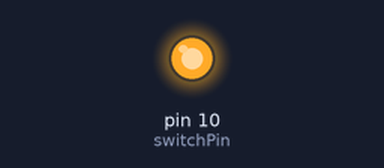
This sketch was run on a simulated Arduino Uno, built with avr-gcc and run on an emulated ATmega328P. On the bench: output pins drawn as LEDs (lit = HIGH). The modem accepts every AT command (registered, SIM ready, sends succeed) and sends nothing else; what the sketch prints to the serial monitor is not drawn.

Above: at 0.1 s.
Timing chart, 0 to 1.6 s (numbered marks = the images above):
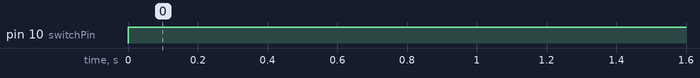

Measured:
- by itself, pin 10 (switchPin): LOW → HIGH at 0.00 s

The sketch:

CellSwitch.ino
```cpp
#include <SoftwareSerial.h>
#include "Buffer.h"
//#include <string.h>


SoftwareSerial cell(7,8);  //Create a 'fake' serial port. Pin 2 is the Rx pin, pin 3 is the Tx pin.

int onModulePin= 9;
int switchPin = 10;


//char buffer[BUF_LEN+1];  // leave room for \0
//int16_t bufPtr = -1;

//Buffer buf(&Serial);
Buffer buf(&cell);

void setup() {

  char tmp[100];

  Serial.begin(9600);
  cell.begin(9600);

  Serial.println(F("Starting CellSwitch"));

  pinMode(switchPin,OUTPUT);
  digitalWrite(switchPin,HIGH);

  //memset(buffer, '\0', BUF_LEN+1);    // Initialice the string
  //buf = Buffer(Serial);

  //Serial.println(buffer);
  //Serial.println(F("Powering on cell"));
  power_on();
  Serial.println("Power On Complete");


  readSMS(2,tmp,100);
  Serial.println("msg:");
  Serial.println(tmp);

}

void loop() {

  char *p;

  //  if (Serial.available() > 0 ) {
  //buf.pushBuf(Serial.read());
    //Serial.println(buffer);
  //}

  buf.read();

  if (buf.matchShift("+CMTI: \"SM\",")) {

    // now read until we have \r\n
    while (buf.matchCRLF() < 0) {
      buf.read();
    }

    uint8_t msgID;
    char tmp[30];
    Serial.println(buf.getStr());
    sscanf(buf.getStr(),"%d",&msgID);

    Serial.println("SMS received!");
    sprintf(tmp,"id: %d",msgID);
    Serial.println(tmp);

    readSMS(msgID,tmp,30);
    if (strcmp(tmp,"On") == 0) {
      turnOn();
    } else if (strcmp(tmp,"Off") == 0) {
      turnOff();
    }

  } else if (buf.matchShift("ON")) {
    turnOn();
  } else if (buf.matchShift("OFF")) {
    turnOff();
  }
}

void turnOn() {
  digitalWrite(switchPin,LOW);
  Serial.println("ON CMD");
}

void turnOff() {
  digitalWrite(switchPin,HIGH);
  Serial.println("OFF CMD");
}

void readSMS(int num, char * b, int maxLen) {
  char atcmd[13];
  int i,j;

  buf.flushStream();
  buf.empty();
  sprintf(atcmd,"AT+CMGR=%d",num);

  //cell.println(atcmd);
  buf.println(atcmd);

  // read echo of commandread until \r\n and shift out

  while ( !buf.match("\r\n\r\n") ) {
    buf.read();
  }

  //Serial.println("0");
  Serial.println(buf.getStr());
  buf.empty();

  // read SMS reader (do nothing iwth it for now?)

  while ( (i = buf.matchCRLF()) < 0 ) {
  //while (buf.len() < 3) {
    buf.read();
  }

  //Serial.println("1");
  Serial.println(buf.getStr());
  buf.empty();

  // read SMS message and copyread to next \r\n

  while ( (i = buf.matchCRLF()) < 0 ) {
    buf.read();
  }

  //Serial.println("2");
  Serial.println(buf.getStr());

  for (j=0; (j < i-2) && (j < maxLen); j++) {  // disregard the last two chars (\r\n)
    b[j] = buf.getChar(j);
  }
  b[i-2] = '\0';


}

void power_on(){

    uint8_t answer=0;

    // checks if the module is started
    answer = sendATcommand("AT", "OK", 2000);
    if (answer == 0)
    {
        // power on pulse
        digitalWrite(onModulePin,HIGH);
        delay(3000);
        digitalWrite(onModulePin,LOW);

        // waits for an answer from the module
        while(answer == 0){     // Send AT every two seconds and wait for the answer
            answer = sendATcommand("AT", "OK", 2000);
        }
    }

    while( (sendATcommand("AT+CREG?", "+CREG: 0,1", 500) ||
	  sendATcommand("AT+CREG?", "+CREG: 0,5", 500)) == 0 );

    sendATcommand("AT+CMGF=1","OK",5000);  // put SMS into text mode
}

int8_t sendATcommand(char* ATcommand, char* expected_answer, unsigned int timeout){

    uint8_t x=0,  answer=0;
    //char response[100];
    unsigned long previous;

    //memset(response, '\0', 100);    // Initialice the string

    delay(100);

    //while( cell.available() > 0) cell.read();    // Clean the input buffer

    buf.println(ATcommand);    // Send the AT command


    x = 0;
    previous = millis();

    // this loop waits for the answer
    do{
      buf.read();
      if (buf.matchShift(expected_answer)) {
	answer = 1;
      }
        // if there are data in the UART input buffer, reads it and checks for the asnwer
        // if(cell.available() != 0){
        //     response[x] = cell.read();
        //     x++;
        //     // check if the desired answer is in the response of the module
        //     if (strstr(response, expected_answer) != NULL)
        //     {
        //         answer = 1;
        //     }
        // }
    // Waits for the asnwer with time out
    }while((answer == 0) && ((millis() - previous) < timeout));

    buf.flushStream();
    return answer;
}

/*

+CMTI: "SM",1

at+cmgf=1  put into text mode

at+cmgr=2

+CMGR: "REC UNREAD","+16514423855","","13/09/14,06:55:39-24"

On


OK

*/
```

Buffer.cpp
```cpp
#include <HardwareSerial.h>

#include "Buffer.h"

Buffer::Buffer(Stream *ser) {
  empty();
  //bufPtr = -1;

  this->ser = ser;
}

void Buffer::empty() {
  memset(buffer,'\0',BUF_LEN+1);
  bufPtr = -1;

}

void Buffer::pushBuf(char c) {

  bufPtr++;
  if (bufPtr == BUF_LEN) {
    // copy everything over a position
    shiftBuffer();
  }
  if ( c != '\0' ) {
    buffer[bufPtr] = c;
  } else {
    buffer[bufPtr] = '-';
  }
}

void Buffer::shiftBuffer(int x) {
  for (int i=0; i < x; i++)
    shiftBuffer();
}

void Buffer::shiftBuffer() {
  // always stays null terminated
  if (bufPtr >= 0 ) {
    for (int i = 1; i < BUF_LEN+1; i++) {
      buffer[i-1] = buffer[i];
    }
    bufPtr--;
  }
}

char * Buffer::getStr() {
  return buffer;
}

bool Buffer::matchShift(char *str) {

  char * p;

  if ( (p = strstr(buffer,str)) != NULL ) {
    Serial.println(F("matchShift"));
    Serial.println(buffer);
    shiftBuffer((p-buffer) + strlen(str));
    return true;
  } else {
    return false;
  }

}

bool Buffer::match(char *str) {
  if (strstr(buffer,str) != NULL)
    return true;
  else
    return false;
}

int Buffer::matchCRLF() {
  char *p;
  p = strstr(buffer,"\r\n") ;
  if (p != NULL)
    return p-buffer+2;
  else
    return -1;

}

bool Buffer::read() {
  if (ser->available() > 0 ) {
    pushBuf(ser->read());
    return true;
  }
  return false;
}


char Buffer::getChar(int i) {
  if (i < BUF_LEN ) {
    return buffer[i];
  } else {
    return NULL;
  }
}

void Buffer::println(char* str) {
  ser->println(str);
}

int Buffer::len() {
  return bufPtr+1;
}

void Buffer::flushStream() {
  while( ser->available() > 0 ) {
    ser->read();
  }
}
```

Buffer.h
```cpp
#include <string.h>
//#include <HardwareSerial.h>
#include <Stream.h>

#define BUF_LEN 100

class Buffer {
public:

  Buffer(Stream *ser);

  void pushBuf(char c);

  void shiftBuffer(int x);
  void shiftBuffer();

  char * getStr();

  bool matchShift(char *str);
  bool match(char *str);

  int matchCRLF();

  bool read() ;

  void empty();

  char getChar(int);

  void println(char*);
  int len();

  void flushStream();

private:
  char buffer[BUF_LEN+1];
  int bufPtr;
  Stream *ser;


};
```
